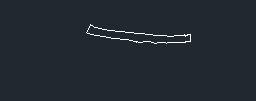
#> input picture 工具类demo/dwgpic2.png, 256 x 101 px, found by its file name
$ python sd.py
#> lines starting #> are read from the running program, lines starting #| are printed output that depends on the picture; after the words box and inside, x2 and y2 are one past the last pixel; in counts of white or black regions, pixels touching at a corner belong together
import cv2
#读取图片，该图在此代码的同级目录下
bgr_img = cv2.imread("/Users/zoujunping/python采集资源/豆瓣排行榜/dwgpic2.png")
#> bgr_img is the input picture: shape (101, 256, 3); mean B, G, R 49.8, 41.9, 34.9
#二化值
gray_img = cv2.cvtColor(bgr_img, cv2.COLOR_BGR2GRAY)
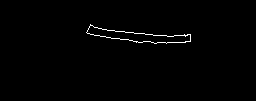
#> gray_img: shape (101, 256); values 39 (black) and 255 (white), 0.87% white in thin lines or dots, all inside (x1, y1, x2, y2) = (86, 24, 191, 44)
th, binary = cv2.threshold(gray_img, 0, 255, cv2.THRESH_OTSU)
#> th = 39
#获取轮廓的点集
contours, hierarchy = cv2.findContours(binary, cv2.RETR_TREE, cv2.CHAIN_APPROX_SIMPLE)
#> contours = 2 contours; box (x1, y1, x2, y2) and area: (86, 24, 191, 44) 762, (86, 25, 191, 44) 756

#取最大的边缘轮廓点集
contours = max(contours, key=cv2.contourArea)
#> contours = contour of 73 points, box (x1, y1, x2, y2) (86, 24, 191, 44), area 762

#求取轮廓的矩
M = cv2.moments(contours)
#> M = moments, m00 762.5, centre m10/m00, m01/m00 = (137.5, 35.9)

#画出轮廓
cv2.drawContours(bgr_img, contours, -1, (0, 0, 255), 3)
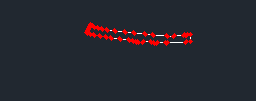
#> bgr_img: shape (101, 256, 3); 2.18% of pixels changed, all inside (x1, y1, x2, y2) = (84, 22, 193, 46)
bounding_boxes = [cv2.boundingRect(cnt) for cnt in contours]
#> bounding_boxes = 73 items, first 6: (90, 24, 1, 1), (90, 25, 1, 1), (89, 26, 1, 1), (89, 27, 1, 1), (88, 28, 1, 1), (88, 29, 1, 1)

#在图片上画出矩形边框
for bbox in bounding_boxes:
    [x, y, w, h] = bbox
    cv2.rectangle(bgr_img, (x, y), (x + w, y + h), (0, 255, 0), 2)
#> this loop made 73 passes
#> (bbox, x, y) on passes 1 to 12: ((90, 24, 1, 1), 90, 24), ((90, 25, 1, 1), 90, 25), ((89, 26, 1, 1), 89, 26), ((89, 27, 1, 1), 89, 27), ((88, 28, 1, 1), 88, 28), ((88, 29, 1, 1), 88, 29), ((87, 30, 1, 1), 87, 30), ((87, 31, 1, 1), 87, 31), ((86, 32, 1, 1), 86, 32), ((87, 33, 1, 1), 87, 33), ((89, 33, 1, 1), 89, 33), ((90, 34, 1, 1), 90, 34)
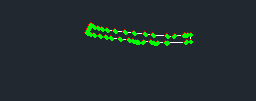
#> bgr_img: shape (101, 256, 3); 2.08% of pixels changed, all inside (x1, y1, x2, y2) = (85, 23, 193, 46)
#通过矩来计算轮廓的中心坐标
cx = int(M['m10']/M['m00'])
#> cx = 137
cy = int(M['m01']/M['m00'])
#> cy = 35
print(f"({cx},{cy})")
#| (137,35)
cv2.imshow("name", bgr_img)
cv2.waitKey(0)
# print('坐标点:'cx)
#> (the run stopped early here; a loop or call above may not have finished)
